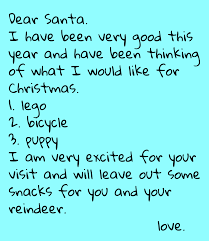
#> input picture image.png, 209 x 241 px, given in place of the camera
$ python objectCounting.py
#> lines starting #> are read from the running program, lines starting #| are printed output that depends on the picture; after the words box and inside, x2 and y2 are one past the last pixel; in counts of white or black regions, pixels touching at a corner belong together
import cv2
import numpy as np

# Start video capture from the webcam
cap = cv2.VideoCapture(0)

while True:
    # Capture frame-by-frame
    ret, frame = cap.read()
#> frame is the input picture: shape (241, 209, 3); mean B, G, R 238.2, 236.5, 135.8
    if not ret:
        break

    # Convert the frame to grayscale
    gray = cv2.cvtColor(frame, cv2.COLOR_BGR2GRAY)
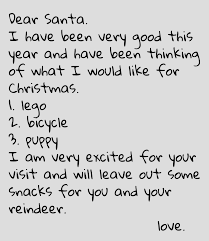
#> gray: shape (241, 209); min 0, max 225, mean 206.7

    # Apply Gaussian blur to the grayscale image
    blurred = cv2.GaussianBlur(gray, (5, 5), 0)
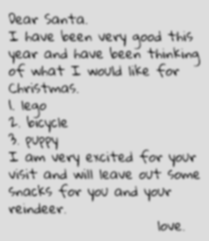
#> blurred: shape (241, 209); min 74, max 222, mean 206.7

    # Perform edge detection
    edges = cv2.Canny(blurred, 50, 150)
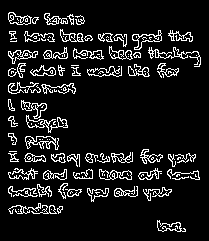
#> edges: shape (241, 209); 10.2% white in thin lines or dots, all inside (x1, y1, x2, y2) = (8, 12, 201, 232)

    # Find contours in the edged image
    contours, _ = cv2.findContours(edges, cv2.RETR_EXTERNAL, cv2.CHAIN_APPROX_SIMPLE)
#> contours = 88 contours, 41 with area under 20; largest, box (x1, y1, x2, y2) and area: (132, 30, 162, 50) 220, (26, 115, 68, 133) 212, (25, 136, 59, 150) 202, (8, 12, 32, 25) 180, (8, 50, 38, 64) 178

    # Count the number of objects (contours)
    object_count = len(contours)
#> object_count = 88

    # Draw contours and display the count on the frame
    for contour in contours:
        if cv2.contourArea(contour) > 500:  # Filter small contours
            cv2.drawContours(frame, [contour], -1, (0, 255, 0), 2)
#> this loop made 88 passes
#> contour on passes 2, 3, 8, 17, 19, 20, 38, 47, 56, 58: [[18, 211]], [[18, 209]], [[145, 189], [146, 190], [146, 191], [146, 189]], [[195, 174], [195, 176], [196, 176], [195, 175]], [[104, 174], [104, 175]], [[160, 173], [161, 173]], [[9, 151], [16, 151]], [[61, 89]], [[118, 66], [119, 66]], [[71, 65], [78, 65]]

    # Display the object count on the frame
    cv2.putText(frame, f'Objects Count: {object_count}', (10, 30), cv2.FONT_HERSHEY_SIMPLEX, 1, (255, 0, 0), 2)
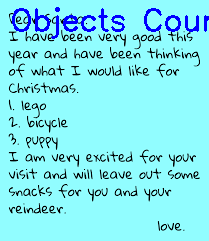
#> frame: shape (241, 209, 3); 2.69% of pixels changed, all inside (x1, y1, x2, y2) = (12, 7, 209, 39)

    # Display the resulting frame
    cv2.imshow('Object Counting', frame)

    # Break the loop if 'q' is pressed
    if cv2.waitKey(1) & 0xFF == ord('q'):
#> (key q is pressed here)
        break

# Release the capture and close any open windows
cap.release()
cv2.destroyAllWindows()
